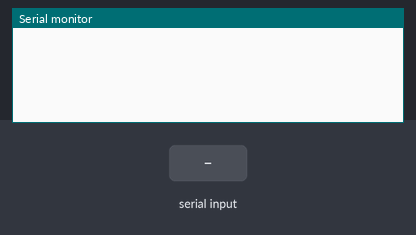
Bench run of a sketch on a simulated Arduino Uno, built with avr-gcc and run on an emulated ATmega328P. Parts: the last lines printed to the serial monitor. Inputs (shaded band) come from the test bench.

Above: at 1.2 s.
1.3 s: "90,45\n" received over Serial
At 2.2 s:
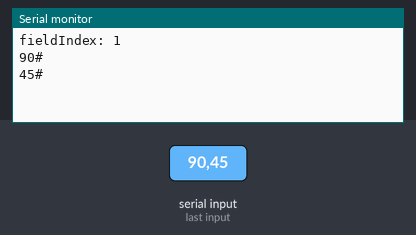
2.8 s: "30,150\n" received over Serial
At 3.4 s:
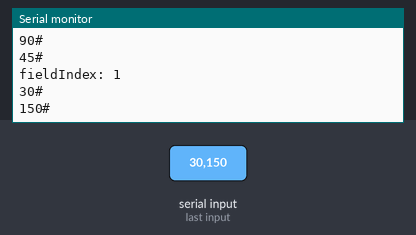
Timing chart, 0 to 5.8 s (numbered marks = the images above; inputs shaded):
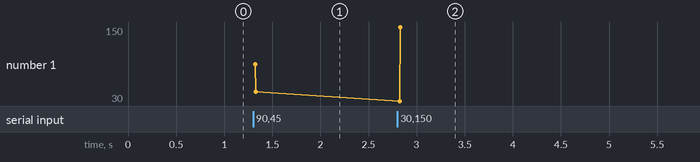

Measured:
- after the input at 1.3 s, the serial monitor: prints a new line at once (image 1)
- after the input at 2.8 s, the serial monitor: prints a new line at once (image 2)
- plotted number 1: 45 → 150 after the input at 2.8 s

The sketch:

testArduino.ino
```cpp
// #define NUM_OF_FIELD 3
const int NUM_OF_FIELD = 4;

int fieldIndex = 0;
int values[NUM_OF_FIELD] = {0};

void setup()
{
    Serial.begin(9600);
}

void loop()
{
    if (Serial.available() > 0)
    {
        // Serial.println(Serial.available());
        char c = Serial.read();
        // Serial.println(String(int(c)));
        if (c >= '0' && c <= '9')
        {
            values[fieldIndex] = values[fieldIndex] * 10 + int(c - '0');
        }
        else if (c == ',')
        {
            // Serial.println(String(values[fieldIndex]));
            fieldIndex++;
        }
        else
        {
            Serial.println(String("fieldIndex: ") + String(fieldIndex));
            for (int i = 0; i < min(NUM_OF_FIELD, fieldIndex + 1); i++)
            // for (int i = 0; i < NUM_OF_FIELD; i++)
            {
                Serial.println(String(values[i]) + "#");
                values[i] = 0;
            }
            fieldIndex = 0;
        }
    }

}
```
